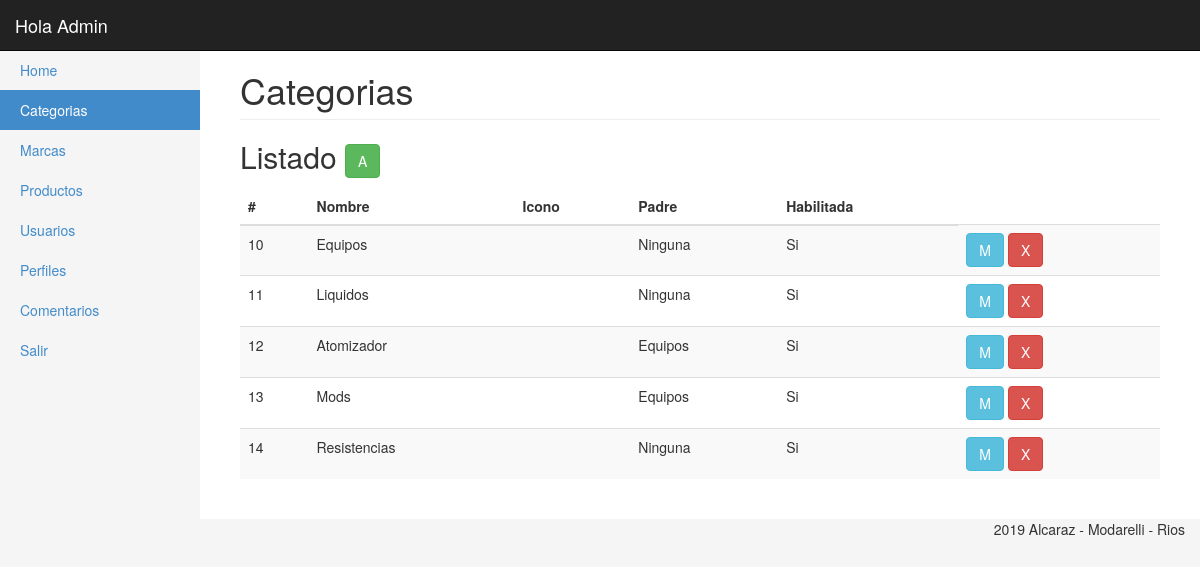
Page /_admin/categorias.php (signed in) on the committed database.
### tables this page shows
CREATE TABLE `categorias` (
  `id_categoria` int(11) NOT NULL,
  `txt_desc` varchar(200) NOT NULL,
  `txt_icon` varchar(255) NOT NULL,
  `id_padre` int(11) NOT NULL DEFAULT '0',
  `sn_habilitada` int(11) NOT NULL
);

### _admin/clases/categorias.php (called while the page is built, shortened)
<?
Class Categoria{
	private $con;
	public function __construct($con){
		$this->con = $con;
	}
	public function getList(){
		$query = "SELECT c.id_categoria, c.txt_desc, c.txt_icon, c.id_padre, c.sn_habilitada, case when c.sn_habilitada = -1 then 'Si' else 'No' end txt_habilitada, IFNULL((select cc.txt_desc from categorias cc where cc.id_categoria = c.id_padre), 'Ninguna') txt_padre
					 FROM categorias c";
        return $this->con->query($query);
	}
}
?>

### _admin/categorias.php (the view, shortened to what this page needs)
<?
require('inc/header.php');
?>
<div class="container-fluid">
    <?$categorysMenu = 'Categorias';
		$categorias = new Categoria($con);
		include('inc/side_bar.php');
    ?>
        <div class="col-sm-9 col-md-10 main">
		  <h1 class="page-header">
            Categorias
          </h1>
			<h2 class="sub-header">Listado
			<?if(in_array('category.add',$_SESSION['usuario']['permisos'])){?>
				<a href="categorias_ae.php"><button type="button" class="btn btn-success" title="Agregar">A</button></a>
			<?}?>
			</h2>
          <div class="table-responsive">
            <table class="table table-striped">
              <thead>
                <tr>
                  <th>#</th>
                  <th>Nombre</th>
				  <th>Icono</th>
				  <th>Padre</th>
				  <th>Habilitada</th>
                </tr>
              </thead>
			  <tbody>
				<?
					foreach($categorias->getList() as $categoria){?>
						<tr>
						  <td><?=$categoria['id_categoria'];?></td>
						  <td><?=$categoria['txt_desc'];?></td>
						  <td><?=$categoria['txt_icon'];?></td>
						  <td><?=$categoria['txt_padre'];?></td>
						  <td><?=$categoria['txt_habilitada'];?></td>
						  <td>
							<?if(in_array('category.edit',$_SESSION['usuario']['permisos'])){?>
								<a href="categorias_ae.php?edit=<?=$categoria['id_categoria']?>"><button type="button" class="btn btn-info" title="Modificar">M</button></a>
							<?}?>
							<?if(in_array('category.del',$_SESSION['usuario']['permisos'])){?>
								<a href="categorias.php?del=<?=$categoria['id_categoria']?>"><button type="button" class="btn btn-danger" title="Borrar">X</button></a>
							<?}?>
					      </td>
						</tr>
				    <?}?>
              </tbody>
            </table>
          </div>
      </div>
	</div>
</div>
<?include('inc/footer.php');?>

### _admin/css/styles.css (style rules this page uses)
body { padding-top: 50px; background-color: #f5f5f5; }
.main { padding: 20px; background-color: #fff; }
@media (min-width: 768px) { .main { padding-right: 40px; padding-left: 40px; } }
.main .page-header { margin-top: 0; }

### rows in the picture
categorias: id_categoria "10", txt_desc "Equipos", txt_padre "Ninguna", txt_habilitada "Si"
categorias: id_categoria "11", txt_desc "Liquidos", txt_padre "Ninguna", txt_habilitada "Si"
categorias: id_categoria "12", txt_desc "Atomizador", txt_padre "Equipos", txt_habilitada "Si"
categorias: id_categoria "13", txt_desc "Mods", txt_padre "Equipos", txt_habilitada "Si"
categorias: id_categoria "14", txt_desc "Resistencias", txt_padre "Ninguna", txt_habilitada "Si"

### other values in the picture
$_SESSION['usuario']['nombre'] "Admin"
